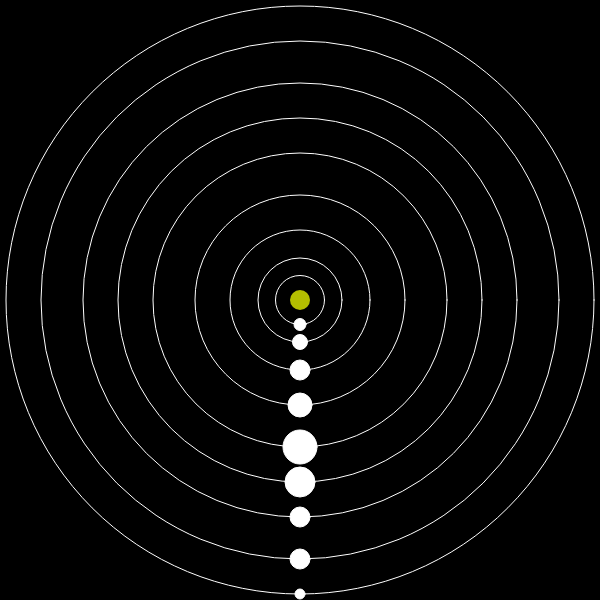
Frame 1 (no input)
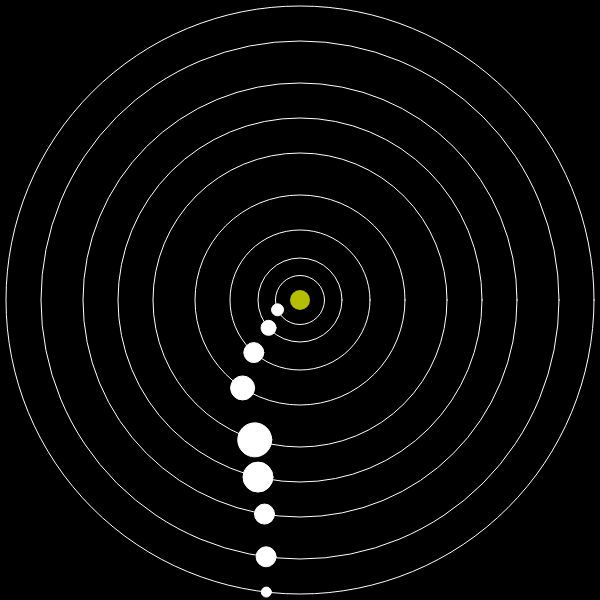
Frame 60 (no input)
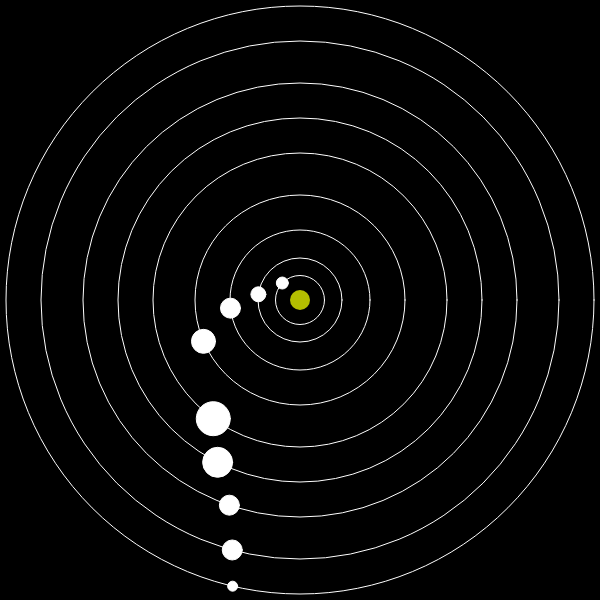
Frame 120 (the mouse pressed at the canvas centre since frame 60)

The p5.js sketch that drew these frames (run headless with seeded random() and noise() and a simulated clock; from frame 60 on, the mouse is pressed at the canvas centre):

// p5.js sketch
// ── sketch.js
var rspeed; //base rotation speed (edited in planet class)
var earthwidth = 20; //base planet size (earth)
var orbitwidth = 140; //base orbit PATH width (earth)
var x = 25; //base orbit distance (from sun)

//PLANETS IN OVERWORLD
var planetArray = [];
var earth;
var mercury;
var venus;
var mars;
var jupiter;
var saturn;
var uranus;
var neptune;
var pluto;

var animationSeq = false; //whether animation is running or main screen is displayed
var spaceselect = true;

//FRAME RATES
var mercRate = 0;
var venRate = 0;
var marsRate = 0;
var jupRate = 0;
var satRate = 0;
var uranRate = 0;
var nepRate = 0;
var pluRate = 0;

function setup() {
	createCanvas(600, 600);
	background(255);

	//place each planet into an array (planetArray)
	planetArray.push(mercury = new Planet(0.6, 1.607, 0.35, "mercury"));
	planetArray.push(venus = new Planet(0.75, 1.174, 0.6, "venus"));
	planetArray.push(earth = new Planet(1, 1, 1, "earth"));
	planetArray.push(mars = new Planet(1.2, 0.802, 1.5, "mars"));
	planetArray.push(jupiter = new Planet(1.7, 0.434, 2.1, "jupiter"));
	planetArray.push(saturn = new Planet(1.5, 0.323, 2.6, "saturn"));
	planetArray.push(uranus = new Planet(1.0, 0.228, 3.1, "uranus"));
	planetArray.push(neptune = new Planet(1.0, 0.182, 3.7, "neptune"));
	planetArray.push(pluto = new Planet(0.5, 0.159, 4.2, "pluto"));
}

function draw() {
	background(0);

	//the sun
	fill(180, 190, 0);
	noStroke();
	ellipse(width / 2, height / 2, 20, 20);
	//

	rspeed = radians(0.7); //rspeed when not changed in check();
	//run check first so rspeed will change for all planets 

	//go through the array using for loops to check & run the planets in the array
	if (spaceselect === true) { //if space select scene is still active
		for (i = 0; i < planetArray.length; i++) {
			if (planetArray[i].possible === true) {
				planetArray[i].check();
			}
		}
		for (i = 0; i < planetArray.length; i++) {
			planetArray[i].run();
		}
	}

	//if the animation for one of the planets if true, space select is false, and use function
	//storyChoice to chose which animation to run by passing planet name into function
	for (i = 0; i < planetArray.length; i++) {
		if (planetArray[i].animation === true) {
			spaceselect = false;
			storyChoice(planetArray[i].name);
		}
	}

}

//story choice uses switch function and the name passed to choose which planetStory to run
function storyChoice(planetName) {
	switch (planetName) {
		case "mercury":
			mercuryStory();
			break;
		case "venus":
			venusStory();
			break;
		case "mars":
			marsStory();
			break;
		case "jupiter":
			jupiterStory();
			break;
		case "saturn":
			saturnStory();
			break;
		case "uranus":
			uranusStory();
			break;
		case "neptune":
			neptuneStory();
			break;
		case "pluto":
			plutoStory();
			break;
	}
}

//planet animations: 
function mercuryStory() {
	background(170, 0, 0);
	if (mercRate > 10) {
		noFill();
		stroke(255);
		strokeWeight(3);
		ellipse(width / 2, height / 2, 200, 200);
	}
	if (mercRate > 80) {
		spaceselect = true;
		mercury.animation = false;
		mercury.possible = false;
	}
	console.log(mercRate);
	mercRate += 1;
}

function venusStory() {
	console.log(venRate);
	venRate += 1;
}

function marsStory() {
	console.log(marsRate);
	marsRate += 1;
}

function jupiterStory() {
	console.log(jupRate);
	jupRate += 1;
}

function saturnStory() {
	console.log(satRate);
	satRate += 1;
}

function uranusStory() {
	console.log(uranRate);
	uranRate += 1;
}

function neptuneStory() {
	console.log(nepRate);
	nepRate += 1;
}

function plutoStory() {
	console.log(pluRate);
	pluRate += 1;
}
// ── Planet.js
var Planet = function(relsize, relspeed, relradius, name) {
	this.name = name;
	this.size = relsize * earthwidth; //size of planet
	this.speed; //speed of individual planet
	this.start = 0; //starting position

	this.orbit = orbitwidth * relradius; //size of drawn orbit cirle

	this.radius = x * relradius * 2.8; //radius size multiplied by x then by 2.8 so it lines up with orbit widths
	this.constant = width / 2; //middle x position of rotation 
	this.x; //x and y positions of planet
	this.y;

	this.selected = false; //bool for planet selection
	this.pfill = color(255); //planet changes color when selected 

	this.animation = false;
	this.possible = true;

	//this function checks if a planet is rolled over, and is run before planet.run so all planets are affected by rspeed change
	this.check = function() {
		this.rollover();
		this.reaction();
	}

	//updates speed and rotates planet
	this.run = function() {
		this.speedupdate();
		this.spin();
	}

	this.speedupdate = function() {
		this.speed = relspeed * rspeed * -1; //speed of individual planet
	}

	this.rollover = function() {
		//if mousex & mousey within certain parameters
		if (mouseX > this.x - this.size / 2) {
			if (mouseX < this.x + this.size / 2) {
				if (mouseY > this.y - this.size / 2) {
					if (mouseY < this.y + this.size / 2) {
						this.selected = true;
					} else {
						this.selected = false;
					}
				} else {
					this.selected = false;
				}
			} else {
				this.selected = false;
			}
		} else {
			this.selected = false;
		}
	}

	this.spin = function() {
		noFill();
		strokeWeight(1);
		stroke(255);
		ellipse(width / 2, height / 2, this.orbit, this.orbit);

		this.x = this.constant + sin(this.start) * this.radius;
		this.y = this.constant + cos(this.start) * this.radius;
		fill(this.pfill);
		ellipse(this.x, this.y, this.size, this.size);
		this.start += this.speed;
	}

	this.reaction = function() {
		if (this.selected === true) {
			this.pfill = color(255, 0, 0);
			fill(255, 120);
			ellipse(this.x, this.y, this.size * 1.25, this.size * 1.25);
			rspeed = radians(0.2);
			if(mouseIsPressed){
				this.animation = true;
			}
		} else {
			this.animation = false;
			this.pfill = color(255);
		}

	}
}
